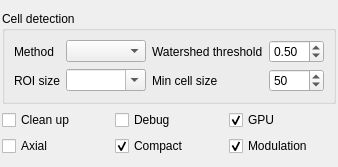
         <widget class="QWidget" name="Settings">
          <attribute name="title">
           <string>Settings</string>
          </attribute>
          <layout class="QGridLayout" name="gridLayout">
           <property name="leftMargin">
            <number>2</number>
           </property>
           <property name="rightMargin">
            <number>2</number>
           </property>
           <item row="0" column="0" colspan="3">
            <widget class="QGroupBox" name="groupBox">
             <property name="minimumSize">
              <size>
               <width>150</width>
               <height>0</height>
              </size>
             </property>
             <property name="maximumSize">
              <size>
               <width>16777215</width>
               <height>150</height>
              </size>
             </property>
             <property name="title">
              <string>Cell detection </string>
             </property>
             <layout class="QGridLayout" name="gridLayout_3">
              <item row="0" column="0" colspan="2">
               <layout class="QHBoxLayout" name="horizontalLayout_15">
                <item>
                 <widget class="QLabel" name="label_2">
                  <property name="text">
                   <string>Method</string>
                  </property>
                 </widget>
                </item>
                <item>
                 <widget class="QComboBox" name="segmentMethod">
                  <property name="minimumSize">
                   <size>
                    <width>80</width>
                    <height>0</height>
                   </size>
                  </property>
                  <property name="maximumSize">
                   <size>
                    <width>85</width>
                    <height>16777215</height>
                   </size>
                  </property>
                 </widget>
                </item>
               </layout>
              </item>
              <item row="0" column="2" colspan="2">
               <layout class="QHBoxLayout" name="horizontalLayout_17">
                <item>
                 <widget class="QLabel" name="label_3">
                  <property name="text">
                   <string>Watershed threshold</string>
                  </property>
                 </widget>
                </item>
                <item>
                 <widget class="QDoubleSpinBox" name="watershedThreshold">
                  <property name="minimumSize">
                   <size>
                    <width>55</width>
                    <height>0</height>
                   </size>
                  </property>
                  <property name="maximumSize">
                   <size>
                    <width>55</width>
                    <height>16777215</height>
                   </size>
                  </property>
                  <property name="maximum">
                   <double>1.000000000000000</double>
                  </property>
                  <property name="singleStep">
                   <double>0.100000000000000</double>
                  </property>
                  <property name="value">
                   <double>0.500000000000000</double>
                  </property>
                 </widget>
                </item>
               </layout>
              </item>
              <item row="1" column="0">
               <widget class="QLabel" name="label_19">
                <property name="text">
                 <string>ROI size</string>
                </property>
               </widget>
              </item>
              <item row="1" column="1">
               <widget class="QComboBox" name="roiSizeCombo">
                <property name="minimumSize">
                 <size>
                  <width>80</width>
                  <height>0</height>
                 </size>
                </property>
                <property name="maximumSize">
                 <size>
                  <width>85</width>
                  <height>16777215</height>
                 </size>
                </property>
                <property name="editable">
                 <bool>true</bool>
                </property>
                <property name="currentIndex">
                 <number>-1</number>
                </property>
               </widget>
              </item>
              <item row="1" column="2">
               <widget class="QLabel" name="label_20">
                <property name="text">
                 <string>Min cell size</string>
                </property>
               </widget>
              </item>
              <item row="1" column="3">
               <widget class="QSpinBox" name="minCellSizeInput">
                <property name="minimumSize">
                 <size>
                  <width>55</width>
                  <height>0</height>
                 </size>
                </property>
                <property name="maximumSize">
                 <size>
                  <width>55</width>
                  <height>16777215</height>
                 </size>
                </property>
                <property name="maximum">
                 <number>1024</number>
                </property>
                <property name="value">
                 <number>50</number>
                </property>
               </widget>
              </item>
             </layout>
            </widget>
           </item>
           <item row="1" column="0">
            <widget class="QCheckBox" name="cleanupCheck">
             <property name="minimumSize">
              <size>
               <width>80</width>
               <height>0</height>
              </size>
             </property>
             <property name="text">
              <string>Clean up</string>
             </property>
            </widget>
           </item>
           <item row="1" column="1">
            <widget class="QCheckBox" name="debugCheck">
             <property name="minimumSize">
              <size>
               <width>80</width>
               <height>0</height>
              </size>
             </property>
             <property name="text">
              <string>Debug</string>
             </property>
            </widget>
           </item>
           <item row="1" column="2">
            <widget class="QCheckBox" name="gpuCheck">
             <property name="minimumSize">
              <size>
               <width>80</width>
               <height>0</height>
              </size>
             </property>
             <property name="text">
              <string>GPU</string>
             </property>
             <property name="checkable">
              <bool>true</bool>
             </property>
             <property name="checked">
              <bool>true</bool>
             </property>
             <property name="tristate">
              <bool>false</bool>
             </property>
            </widget>
           </item>
           <item row="2" column="0">
            <widget class="QCheckBox" name="axialCheck">
             <property name="minimumSize">
              <size>
               <width>80</width>
               <height>0</height>
              </size>
             </property>
             <property name="text">
              <string>Axial</string>
             </property>
            </widget>
           </item>
           <item row="2" column="1">
            <widget class="QCheckBox" name="compactCheck">
             <property name="text">
              <string>Compact</string>
             </property>
             <property name="checked">
              <bool>true</bool>
             </property>
            </widget>
           </item>
           <item row="2" column="2">
            <widget class="QCheckBox" name="usemodulationCheck">
             <property name="minimumSize">
              <size>
               <width>80</width>
               <height>0</height>
              </size>
             </property>
             <property name="text">
              <string>Modulation</string>
             </property>
             <property name="checked">
              <bool>true</bool>
             </property>
            </widget>
           </item>
          </layout>
         </widget>
